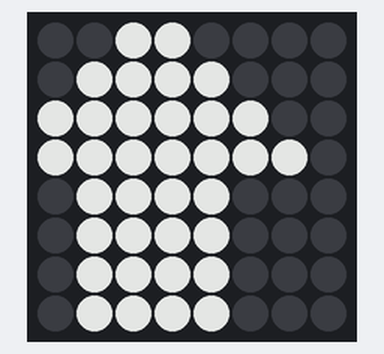
The program below on a simulated Raspberry Pi (BCM pin numbers) with a Sense HAT. Shown: the Sense HAT's 8×8 RGB LED matrix. Dim RGB values are drawn brighter than linear; random numbers come from a fixed seed; what the program prints to the terminal is not drawn. At 1.0 s the program stops and its outputs stay as they are.

Above: at 0.09 s.
At 0.45 s:
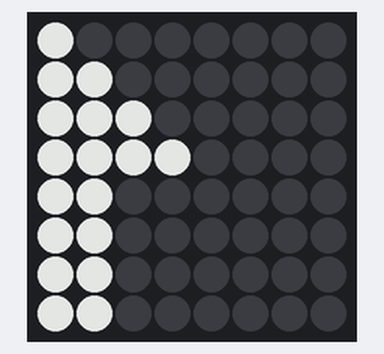
At 0.82 s:
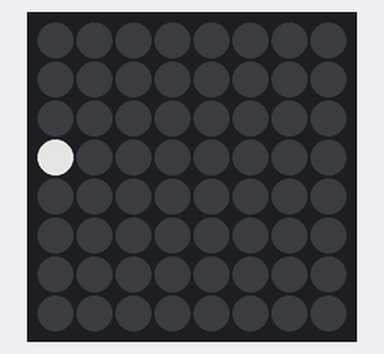

The program:

image_slide.py
```python
#!/usr/bin/env python3
# ========================================================================
# image_slide.py
#
# Description: Slide image.
#
# Author: Jim Ing
# Date: 2024-08-24
# ========================================================================

from packages.image_transformers import ImageSlider
from packages.sprites import Sprites

if __name__ == "__main__":
    try:
        sprite = Sprites()

        # Sliding an image
        slider = ImageSlider(sprite.arrowUp, steps=8, debug=True)
        slider.slide()

    except KeyboardInterrupt:
        slider.clear()
```

image_transformers.py
```python
# ========================================================================
# packages/image_transformers.py
#
# Description: ImageTransformers classes.
#
# Author: Jim Ing
# Date: 2024-08-24
# ========================================================================

import random
import time
from config import sense

class ImageTransformer:
    def __init__(self, image, speed=None, direction=None, steps=None, timing=None, debug=False):
        if len(image) != 64:
            raise ValueError("Image must be a list of 64 tuples representing an 8x8 matrix.")

        self.sense = sense
        self.image = image
        self.speed = speed if speed is not None else random.uniform(0.025, 0.75)
        self.direction = direction
        self.steps = steps
        self.timing = timing if timing is not None else random.choice(['linear', 'ease'])
        self.matrix = [image[i:i+8] for i in range(0, 64, 8)]
        self.debug = debug

    def ease_timing(self):
        return [self.speed * (1 + (i / self.steps)) for i in range(self.steps)]

    def linear_timing(self):
        return [self.speed] * self.steps

    def get_delays(self):
        return self.ease_timing() if self.timing == 'ease' else self.linear_timing()

    def set_pixels(self):
        flat_image = sum(self.matrix, [])
        self.sense.set_pixels(flat_image)

    def print_debug_info(self):
        print(f"Image: {self.image}")
        print(f"Speed: {self.speed}")
        print(f"Direction: {self.direction}")
        print(f"Steps: {self.steps}")
        print(f"Timing: {self.timing}")

class ImageRotator(ImageTransformer):
    def __init__(self, image, speed=None, direction=None, steps=None, timing=None, debug=False):
        super().__init__(image, speed, direction, steps, timing, debug)
        self.direction = direction if direction else random.choice(['clockwise', 'counter-clockwise'])
        self.steps = steps if steps else random.randint(4, 40)

        if self.debug:
            self.print_debug_info()  # Moved here to reflect the final values

    def rotate_90(self):
        if self.direction == 'clockwise':
            self.matrix = [list(row) for row in zip(*self.matrix[::-1])]
        else:  # counter-clockwise
            self.matrix = [list(row) for row in zip(*self.matrix)][::-1]

    def rotate(self):
        delays = self.get_delays()
        for i in range(self.steps):
            self.rotate_90()
            self.set_pixels()
            time.sleep(delays[i])

        return sum(self.matrix, [])

    def clear(self):
        sense.clear()

class ImageSlider(ImageTransformer):
    def __init__(self, image, speed=None, direction=None, steps=None, timing=None, debug=False):
        super().__init__(image, speed, direction, steps, timing, debug)
        self.direction = direction if direction else random.choice(['up', 'down', 'left', 'right'])
        self.steps = steps if steps else random.randint(4, 12)

        if self.debug:
            self.print_debug_info()  # Moved here to reflect the final values

    def slide(self):
        def slide_matrix(matrix, direction):
            if direction == 'up':
                return matrix[1:] + [[(0, 0, 0)] * 8]
            elif direction == 'down':
                return [[(0, 0, 0)] * 8] + matrix[:-1]
            elif direction == 'left':
                return [row[1:] + [(0, 0, 0)] for row in matrix]
            elif direction == 'right':
                return [[(0, 0, 0)] + row[:-1] for row in matrix]

        delays = self.get_delays()
        for i in range(self.steps):
            self.matrix = slide_matrix(self.matrix, self.direction)
            self.set_pixels()
            time.sleep(delays[i])

        return sum(self.matrix, [])

    def clear(self):
        sense.clear()
```

sprites.py
```python
# ========================================================================
# packages/sprites.py
#
# Description: Sprites class of 8x8 images for the Sense HAT.
#
# Author: Jim Ing
# Date: 2024-08-15
# ========================================================================

class Sprites:
    def __init__(self):
        # Basic color palette
        W = (255, 255, 255) # White
        R = (255, 0, 0)     # Red
        G = (0, 255, 0)     # Green
        B = (0, 0, 255)     # Blue
        C = (0, 255, 255)   # Cyan
        M = (255, 0, 255)   # Magenta
        Y = (255, 255, 0)   # Yellow
        O = (255, 127, 0)   # Orange
        P = (255, 192, 203) # Pink
        K = (0, 0, 0)       # Black

        self.blank = [
            K, K, K, K, K, K, K, K,
            K, K, K, K, K, K, K, K,
            K, K, K, K, K, K, K, K,
            K, K, K, K, K, K, K, K,
            K, K, K, K, K, K, K, K,
            K, K, K, K, K, K, K, K,
            K, K, K, K, K, K, K, K,
            K, K, K, K, K, K, K, K
        ]

        # Animals

        self.chicken = [
            K, K, K, Y, Y, Y, K, K,
            K, K, O, Y, B, Y, K, K,
            K, K, K, Y, Y, Y, K, K,
            K, P, P, P, P, P, P, K,
            K, P, W, W, W, W, P, K,
            K, P, W, W, W, W, P, K,
            K, K, P, W, W, P, K, K,
            K, K, K, P, P, K, K, K
        ]

        self.crab = [
            K, W, W, K, W, W, K, K,
            K, W, K, K, W, K, K, K,
            K, R, K, K, R, K, K, K,
            K, R, K, K, R, K, K, K,
            R, R, R, R, R, K, R, R,
            R, R, K, K, R, R, R, K,
            R, R, R, R, R, K, R, R,
            R, K, R, K, R, K, K, K
        ]

        self.crocodile = [
            G, G, G, G, G, K, K, K,
            G, B, G, B, G, G, G, G,
            G, G, G, G, G, G, G, G,
            G, G, K, W, K, K, K, W,
            G, G, K, K, K ,K ,K ,K,
            G, G, K, K, K, W, K, K,
            G, G, G, G, G, G, G, G,
            G, G, G, G, G, G, G, G
        ]

        self.frog = [
            K, G, G, G, K, G, G, G,
            K, G, Y, G, K, G, Y, G,
            G, G, G, G, G, G, G, G,
            G, R, R, R, R, R, R, R,
            G, G, G, G, G, G, G, G,
            G, G, G, G, G, G, G, G,
            G, G, G, G, G, G, G, G,
            G, G, K, G, G, G, K, G
        ]

        self.snake = [
            K, K, K, K, K, K, K, G,
            K, G, G, G, G, G, G, G,
            K, G, K, K, K, K, K, K,
            K, G, G, G, G, G, K, K,
            K, K, K, K, K, G, K, K,
            Y, G, Y, G, G, G, K, K,
            G, G, G, K, K, K, K, K,
            R, K, K, K, K, K, K, K
        ]

        self.animals = [
            self.chicken,
            self.crab,
            self.crocodile,
            self.frog,
            self.snake
        ]

        # Arrows

        self.arrowUp = [
            K, K, K, W, W, K, K, K,
            K, K, W, W, W, W, K, K,
            K, W, W, W, W, W, W, K,
            W, W, W, W, W, W, W, W,
            K, K, W, W, W, W, K, K,
            K, K, W, W, W, W, K, K,
            K, K, W, W, W, W, K, K,
            K, K, W, W, W, W, K, K
        ]

        self.arrowDown = [
            K, K, W, W, W, W, K, K,
            K, K, W, W, W, W, K, K,
            K, K, W, W, W, W, K, K,
            K, K, W, W, W, W, K, K,
            W, W, W, W, W, W, W, W,
            K, W, W, W, W, W, W, K,
            K, K, W, W, W, W, K, K,
            K, K, K, W, W, K, K, K
        ]

        self.arrowLeft = [
            K, K, K, W, K, K, K, K,
            K, K, W, W, K, K, K, K,
            K, W, W, W, W, W, W, W,
            W, W, W, W, W, W, W, W,
            W, W, W, W, W, W, W, W,
            K, W, W, W, W, W, W, W,
            K, K, W, W, K, K, K, K,
            K, K, K, W, K, K, K, K
        ]

        self.arrowRight = [
            K, K, K, K, W, K, K, K,
            K, K, K, K, W, W, K, K,
            W, W, W, W, W, W, W, K,
            W, W, W, W, W, W, W, W,
            W, W, W, W, W, W, W, W,
            W, W, W, W, W, W, W, K,
            K, K, K, K, W, W, K, K,
            K, K, K, K, W, K, K, K
        ]

        self.arrows = [
            self.arrowUp,
            self.arrowDown,
            self.arrowLeft,
            self.arrowRight
        ]

        # Dice

        self.dice1 = [
            K, K, K, K, K, K, K, K,
            K, K, K, K, K, K, K, K,
            K, K, K, K, K, K, K, K,
            K, K, K, R, R, K, K, K,
            K, K, K, R, R, K, K, K,
            K, K, K, K, K, K, K, K,
            K, K, K, K, K, K, K, K,
            K, K, K, K, K, K, K, K
        ]

        self.dice2 = [
            R, R, K, K, K, K, K, K,
            R, R, K, K, K, K, K, K,
            K, K, K, K, K, K, K, K,
            K, K, K, K, K, K, K, K,
            K, K, K, K, K, K, K, K,
            K, K, K, K, K, K, K, K,
            K, K, K, K, K, K, R, R,
            K, K, K, K, K, K, R, R
        ]

        self.dice3 = [
            R, R, K, K, K, K, K, K,
            R, R, K, K, K, K, K, K,
            K, K, K, K, K, K, K, K,
            K, K, K, R, R, K, K, K,
            K, K, K, R, R, K, K, K,
            K, K, K, K, K, K, K, K,
            K, K, K, K, K, K, R, R,
            K, K, K, K, K, K, R, R
        ]

        self.dice4 = [
            R, R, K, K, K, K, R, R,
            R, R, K, K, K, K, R, R,
            K, K, K, K, K, K, K, K,
            K, K, K, K, K, K, K, K,
            K, K, K, K, K, K, K, K,
            K, K, K, K, K, K, K, K,
            R, R, K, K, K, K, R, R,
            R, R, K, K, K, K, R, R
        ]

        self.dice5 = [
            R, R, K, K, K, K, R, R,
            R, R, K, K, K, K, R, R,
            K, K, K, K, K, K, K, K,
            K, K, K, R, R, K, K, K,
            K, K, K, R, R, K, K, K,
            K, K, K, K, K, K, K, K,
            R, R, K, K, K, K, R, R,
            R, R, K, K, K, K, R, R
        ]

        self.dice6 = [
            R, R, K, K, K, K, R, R,
            R, R, K, K, K, K, R, R,
            K, K, K, K, K, K, K, K,
            R, R, K, K, K, K, R, R,
            R, R, K, K, K, K, R, R,
            K, K, K, K, K, K, K, K,
            R, R, K, K, K, K, R, R,
            R, R, K, K, K, K, R, R
        ]

        self.dices = [
            self.dice1,
            self.dice2,
            self.dice3,
            self.dice4,
            self.dice5,
            self.dice6
        ]

        # Pacman Ghosts

        self.blinky = [
            K, K, K, R, R, K, K, K,
            K, R, R, R, R, R, R, K,
            R, W, W, R, W, W, R, R,
            R, W, K, R, W, K, R, R,
            R, R, R, R, R, R, R, R,
            R, R, R, R, R, R, R, R,
            R, R, R, R, R, R, R, R,
            K, R, K, R, K, R, K, R
        ]

        self.clyde = [
            K, K, K, Y, Y, K, K, K,
            K, Y, Y, Y, Y, Y, Y, K,
            Y, W, W, Y, W, W, Y, Y,
            Y, W, K, Y, W, K, Y, Y,
            Y, Y, Y, Y, Y, Y, Y, Y,
            Y, Y, Y, Y, Y, Y, Y, Y,
            Y, Y, Y, Y, Y, Y, Y, Y,
            K, Y, K, Y, K, Y, K, Y
        ]

        self.inky = [
            K, K, K, C, C, K, K, K,
            K, C, C, C, C, C, C, K,
            C, W, W, C, W, W, C, C,
            C, W, K, C, W, K, C, C,
            C, C, C, C, C, C, C, C,
            C, C, C, C, C, C, C, C,
            C, C, C, C, C, C, C, C,
            K, C, K, C, K, C, K, C
        ]

        self.pinky = [
            K, K, K, M, M, K, K, K,
            K, M, M, M, M, M, M, K,
            M, W, W, M, W, W, M, M,
            M, W, K, M, W, K, M, M,
            M, M, M, M, M, M, M, M,
            M, M, M, M, M, M, M, M,
            M, M, M, M, M, M, M, M,
            K, M, K, M, K, M, K, M
        ]

        self.ghosts = [
            self.blinky,
            self.clyde,
            self.inky,
            self.pinky
        ]

        # Misc

        self.flower = [
            K, K, P, P, P, P, K, K,
            K, P, P, O, O, P, P, K,
            P, P, O, Y, Y, O, P, P,
            K, P, P, O, O, P, P, K,
            K, K, P, P, P, P, K, K,
            G, K, K, G, G, K, K, G,
            K, G, G, G, G, G, G, K,
            K, K, K, G, G, K, K, K
        ]

        self.heart = [
            K, K, K, K, K, K, K, K,
            K, R, R, K, R, R, K, K,
            R, R, R, R, R, R, R, K,
            R, R, R, R, R, R, R, K,
            K, R, R, R, R, R, K, K,
            K, K, R, R, R, K, K, K,
            K, K, K, R, K, K, K, K,
            K, K, K, K, K, K, K, K
        ]

        self.noentry = [
            K, K, R, R, R, R, K, K,
            K, R, R, R, R, R, R, K,
            R, R, R, R, R, R, R, R,
            R, W, W, W, W, W, W, R,
            R, W, W, W, W, W, W, R,
            R, R, R, R, R, R, R, R,
            K, R, R, R, R, R, R, K,
            K, K, R, R, R, R, K, K
        ]

        self.plus = [
            K, K, K, K, K, K, K, K,
            K, K, K, W, W, K, K, K,
            K, K, K, W, W, K, K, K,
            K, W, W, W, W, W, W, K,
            K, W, W, W, W, W, W, K,
            K, K, K, W, W, K, K, K,
            K, K, K, W, W, K, K, K,
            K, K, K, K, K, K, K, K
        ]

        self.raspberry = [
            K, G, G, K, K, G, G, K,
            K, K, G, G, G, G, K, K,
            K, K, R, R, R, R, K, K,
            K, R, R, R, R, R, R, K,
            R, R, R, R, R, R, R, R,
            R, R, R, R, R, R, R, R,
            K, R, R, R, R, R, R, K,
            K, K, R, R, R, R, K, K
        ]

        self.smiley = [
            K, K, Y, Y, Y, Y, K, K,
            K, Y, Y, Y, Y, Y, Y, K,
            Y, Y, K, Y, Y, K, Y, Y,
            Y, Y, Y, Y, Y, Y, Y, Y,
            Y, Y, Y, Y, Y, Y, Y, Y,
            Y, Y, K, Y, Y, K, Y, Y,
            K, Y, Y, K, K, Y, Y, K,
            K, K, Y, Y, Y, Y, K, K
        ]

        self.misc = [
            self.flower,
            self.heart,
            self.noentry,
            self.plus,
            self.raspberry,
            self.smiley
        ]

        self.all = [
            self.chicken,
            self.crab,
            self.crocodile,
            self.frog,
            self.snake,

            self.arrowUp,
            self.arrowDown,
            self.arrowLeft,
            self.arrowRight,

            self.dice1,
            self.dice2,
            self.dice3,
            self.dice4,
            self.dice5,
            self.dice6,

            self.blinky,
            self.clyde,
            self.inky,
            self.pinky,

            self.flower,
            self.heart,
            self.noentry,
            self.plus,
            self.raspberry,
            self.smiley
        ]

        self.groups = {
            0: self.animals,
            1: self.arrows,
            2: self.dices,
            3: self.ghosts,
            4: self.misc
        }

        self.group_names = ["Animals", "Arrows", "Dice", "Ghosts", "Misc"]
```

config.py
```python
#!/usr/bin/env python3
# ========================================================================
# config.py
#
# Description: Global configuration.
#
# Author: Jim Ing
# Date: 2024-08-29
# ========================================================================

from sense_hat import SenseHat
#from sense_hat import SenseHat, ACTION_PRESSED, ACTION_HELD, ACTION_RELEASED

sense = SenseHat()

sense.rotation = 0
sense.low_light = True
```
